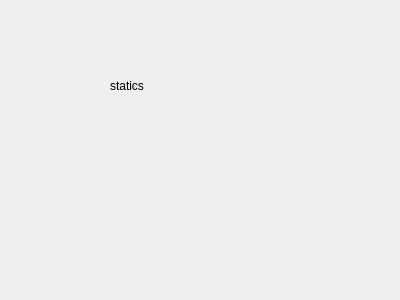
<?xml version="1.0" encoding="UTF-8"?>
<ui version="4.0">
 <class>Frame</class>
 <widget class="QFrame" name="Frame">
  <property name="geometry">
   <rect>
    <x>0</x>
    <y>0</y>
    <width>400</width>
    <height>300</height>
   </rect>
  </property>
  <property name="windowTitle">
   <string>Frame</string>
  </property>
  <widget class="QLabel" name="label">
   <property name="geometry">
    <rect>
     <x>110</x>
     <y>80</y>
     <width>54</width>
     <height>12</height>
    </rect>
   </property>
   <property name="text">
    <string>statics</string>
   </property>
  </widget>
 </widget>
 <resources/>
 <connections/>
</ui>
